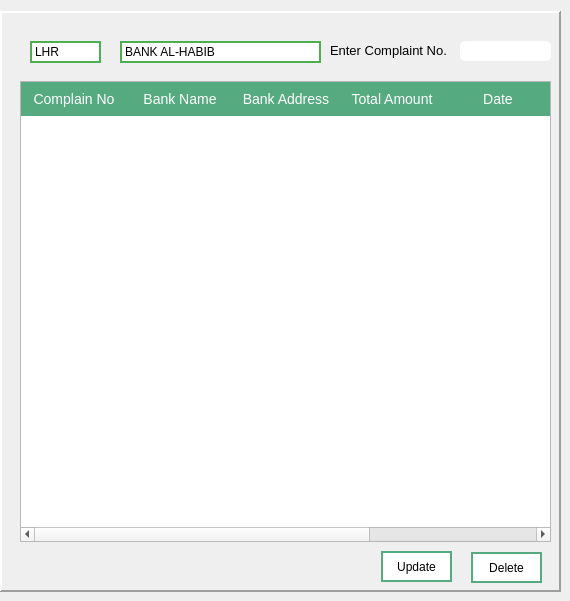
    <widget class="QWidget" name="page_2">
     <widget class="QFrame" name="frame_7">
      <property name="geometry">
       <rect>
        <x>0</x>
        <y>11</y>
        <width>561</width>
        <height>581</height>
       </rect>
      </property>
      <property name="frameShape">
       <enum>QFrame::Panel</enum>
      </property>
      <property name="frameShadow">
       <enum>QFrame::Raised</enum>
      </property>
      <property name="lineWidth">
       <number>2</number>
      </property>
      <property name="midLineWidth">
       <number>2</number>
      </property>
      <widget class="QLabel" name="label_24">
       <property name="geometry">
        <rect>
         <x>330</x>
         <y>30</y>
         <width>121</width>
         <height>20</height>
        </rect>
       </property>
       <property name="text">
        <string>&lt;html&gt;&lt;head/&gt;&lt;body&gt;&lt;p&gt;&lt;span style=&quot; font-size:10pt;&quot;&gt;Enter Complaint No.&lt;/span&gt;&lt;/p&gt;&lt;/body&gt;&lt;/html&gt;</string>
       </property>
      </widget>
      <widget class="QTableWidget" name="tableWidget_9">
       <property name="enabled">
        <bool>true</bool>
       </property>
       <property name="geometry">
        <rect>
         <x>20</x>
         <y>70</y>
         <width>531</width>
         <height>461</height>
        </rect>
       </property>
       <property name="styleSheet">
        <string notr="true">
QHeaderView::section

{
 Font-size:14px; 
 Font-family: &quot;Microsoft YaHei&quot;; 
 Color: #FFFFFF; 
 
 Background:rgb(85, 170, 127); 
Border:1px; 
 Text-align:left;
 
 
 Min-height: 34px;
 max-height:34px; 


 Margin:0px;
 Padding: 0px;

}





</string>
       </property>
       <property name="lineWidth">
        <number>1</number>
       </property>
       <property name="sizeAdjustPolicy">
        <enum>QAbstractScrollArea::AdjustToContents</enum>
       </property>
       <property name="selectionMode">
        <enum>QAbstractItemView::SingleSelection</enum>
       </property>
       <property name="selectionBehavior">
        <enum>QAbstractItemView::SelectRows</enum>
       </property>
       <property name="textElideMode">
        <enum>Qt::ElideRight</enum>
       </property>
       <property name="showGrid">
        <bool>true</bool>
       </property>
       <property name="gridStyle">
        <enum>Qt::SolidLine</enum>
       </property>
       <property name="sortingEnabled">
        <bool>false</bool>
       </property>
       <property name="rowCount">
        <number>0</number>
       </property>
       <property name="columnCount">
        <number>6</number>
       </property>
       <attribute name="horizontalHeaderCascadingSectionResizes">
        <bool>true</bool>
       </attribute>
       <attribute name="horizontalHeaderDefaultSectionSize">
        <number>106</number>
       </attribute>
       <attribute name="horizontalHeaderHighlightSections">
        <bool>false</bool>
       </attribute>
       <attribute name="horizontalHeaderShowSortIndicator" stdset="0">
        <bool>true</bool>
       </attribute>
       <attribute name="horizontalHeaderStretchLastSection">
        <bool>false</bool>
       </attribute>
       <attribute name="verticalHeaderCascadingSectionResizes">
        <bool>true</bool>
       </attribute>
       <attribute name="verticalHeaderMinimumSectionSize">
        <number>19</number>
       </attribute>
       <attribute name="verticalHeaderDefaultSectionSize">
        <number>22</number>
       </attribute>
       <attribute name="verticalHeaderStretchLastSection">
        <bool>false</bool>
       </attribute>
       <column>
        <property name="text">
         <string>Complain No</string>
        </property>
        <property name="font">
         <font>
          <pointsize>7</pointsize>
         </font>
        </property>
       </column>
       <column>
        <property name="text">
         <string>Bank Name</string>
        </property>
        <property name="font">
         <font>
          <pointsize>6</pointsize>
         </font>
        </property>
       </column>
       <column>
        <property name="text">
         <string>Bank Address</string>
        </property>
        <property name="font">
         <font>
          <pointsize>13</pointsize>
         </font>
        </property>
       </column>
       <column>
        <property name="text">
         <string>Total Amount</string>
        </property>
        <property name="font">
         <font>
          <pointsize>6</pointsize>
         </font>
        </property>
       </column>
       <column>
        <property name="text">
         <string>Date</string>
        </property>
        <property name="font">
         <font>
          <pointsize>6</pointsize>
         </font>
        </property>
       </column>
       <column>
        <property name="text">
         <string>Invoice No</string>
        </property>
        <property name="font">
         <font>
          <pointsize>6</pointsize>
         </font>
        </property>
       </column>
      </widget>
      <widget class="QLineEdit" name="lineEdit_23">
       <property name="geometry">
        <rect>
         <x>460</x>
         <y>30</y>
         <width>91</width>
         <height>20</height>
        </rect>
       </property>
       <property name="styleSheet">
        <string notr="true">border-bottom:1px solid #eee;
border:0;
box-shadow:0 0 15px 4px rgba(0,0,0,0.06);
border-radius:5px;
height:10px;</string>
       </property>
      </widget>
      <widget class="QComboBox" name="bankComBox_9">
       <property name="geometry">
        <rect>
         <x>120</x>
         <y>30</y>
         <width>201</width>
         <height>22</height>
        </rect>
       </property>
       <property name="acceptDrops">
        <bool>true</bool>
       </property>
       <property name="styleSheet">
        <string notr="true">
.QComboBox{
	border: 2px solid #4CAF50;
 }


QComboBox::down-arrow {
    position: relative;
     height: 15px;
     width: 15px;
	border: 12px;
 
    image: url(&quot;C:/Users/haseeb/AppData/Local/Temp/icons8_expand_arrow_32px.png&quot;)
}
QComboBox::drop-down {
    border: 0px; 
}

</string>
       </property>
       <property name="insertPolicy">
        <enum>QComboBox::InsertAfterCurrent</enum>
       </property>
       <item>
        <property name="text">
         <string>BANK AL-HABIB</string>
        </property>
       </item>
       <item>
        <property name="text">
         <string>BANK AL-FALAH</string>
        </property>
       </item>
       <item>
        <property name="text">
         <string>MEHRAN BANK</string>
        </property>
       </item>
       <item>
        <property name="text">
         <string>DUBAI ISLAMIC BANK</string>
        </property>
       </item>
      </widget>
      <widget class="QComboBox" name="zoneComBox_10">
       <property name="geometry">
        <rect>
         <x>30</x>
         <y>30</y>
         <width>71</width>
         <height>22</height>
        </rect>
       </property>
       <property name="acceptDrops">
        <bool>true</bool>
       </property>
       <property name="styleSheet">
        <string notr="true">
.QComboBox{
	border: 2px solid #4CAF50;
 }



QComboBox::down-arrow {
    position: relative;
     height: 15px;
     width: 15px;
	border: 12px;
 
    image: url(&quot;C:/Users/haseeb/AppData/Local/Temp/icons8_expand_arrow_32px.png&quot;)
}
QComboBox::drop-down {
    border: 0px; 
}
</string>
       </property>
       <property name="currentText">
        <string>LHR</string>
       </property>
       <item>
        <property name="text">
         <string>LHR</string>
        </property>
       </item>
       <item>
        <property name="text">
         <string>GUJ</string>
        </property>
       </item>
       <item>
        <property name="text">
         <string>FSD</string>
        </property>
       </item>
       <item>
        <property name="text">
         <string>KPK</string>
        </property>
       </item>
      </widget>
      <widget class="QPushButton" name="pushButton_17">
       <property name="geometry">
        <rect>
         <x>471</x>
         <y>541</y>
         <width>71</width>
         <height>31</height>
        </rect>
       </property>
       <property name="styleSheet">
        <string notr="true">.QPushButton {
  background-color: white;
  color: black;
  border: 2px solid rgb(85, 170, 127); /* Green */
font: 10pt &quot;MS Shell Dlg 2&quot;;
}

.QPushButton {
  transition-duration: 0.4s;
}

.QPushButton:hover {
  background-color:rgb(85, 170, 127); /* Green */
  color: white;
}</string>
       </property>
       <property name="text">
        <string>Delete</string>
       </property>
      </widget>
      <widget class="QPushButton" name="pushButton_18">
       <property name="geometry">
        <rect>
         <x>381</x>
         <y>540</y>
         <width>71</width>
         <height>31</height>
        </rect>
       </property>
       <property name="styleSheet">
        <string notr="true">.QPushButton {
  background-color: white;
  color: black;
  border: 2px solid rgb(85, 170, 127); /* Green */
font: 10pt &quot;MS Shell Dlg 2&quot;;
}

.QPushButton {
  transition-duration: 0.4s;
}

.QPushButton:hover {
  background-color:rgb(85, 170, 127); /* Green */
  color: white;
}</string>
       </property>
       <property name="text">
        <string>Update</string>
       </property>
      </widget>
     </widget>
    </widget>
